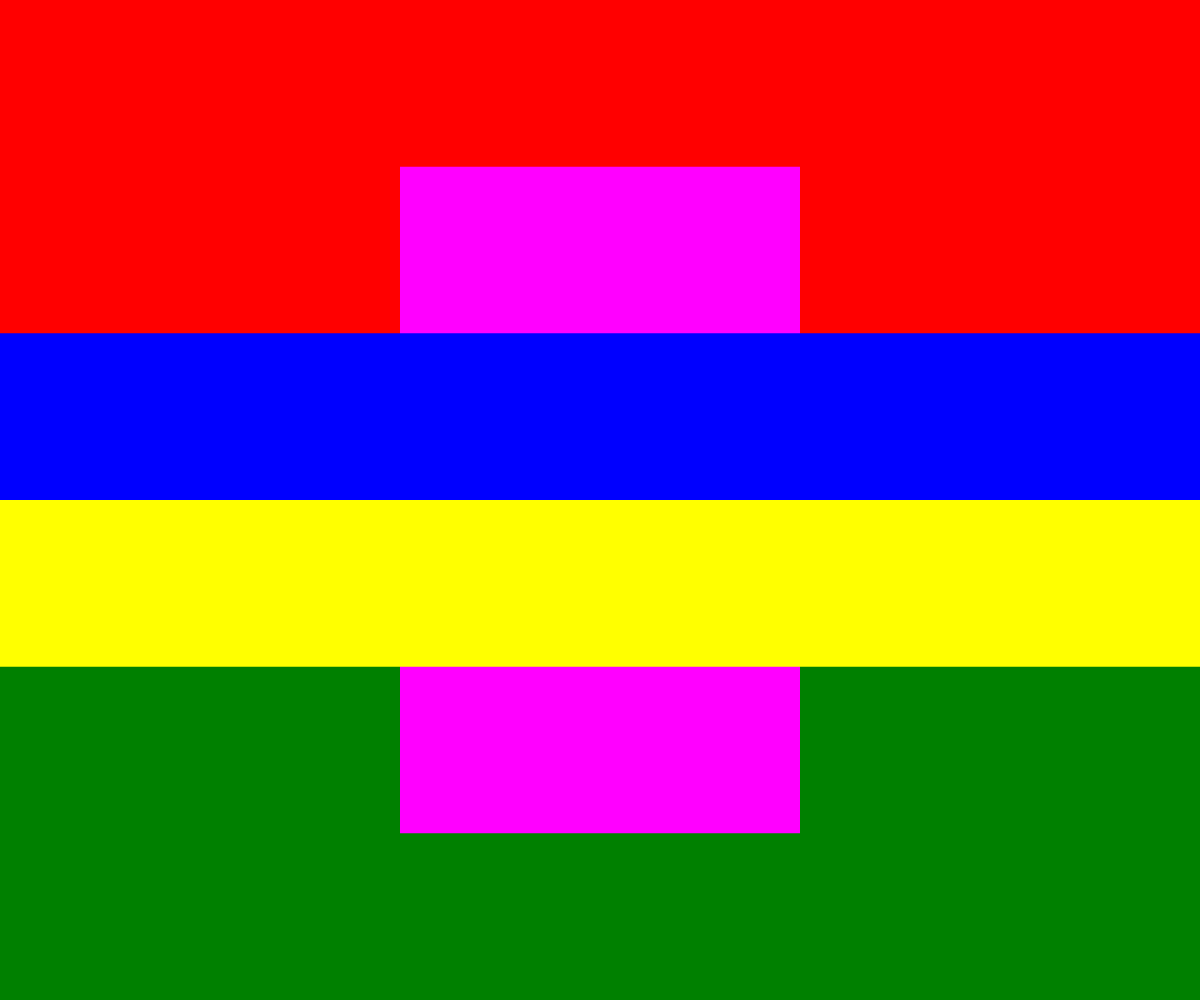
Frame 1 (no input)
Frame 60 (no input): identical to frame 1, image omitted
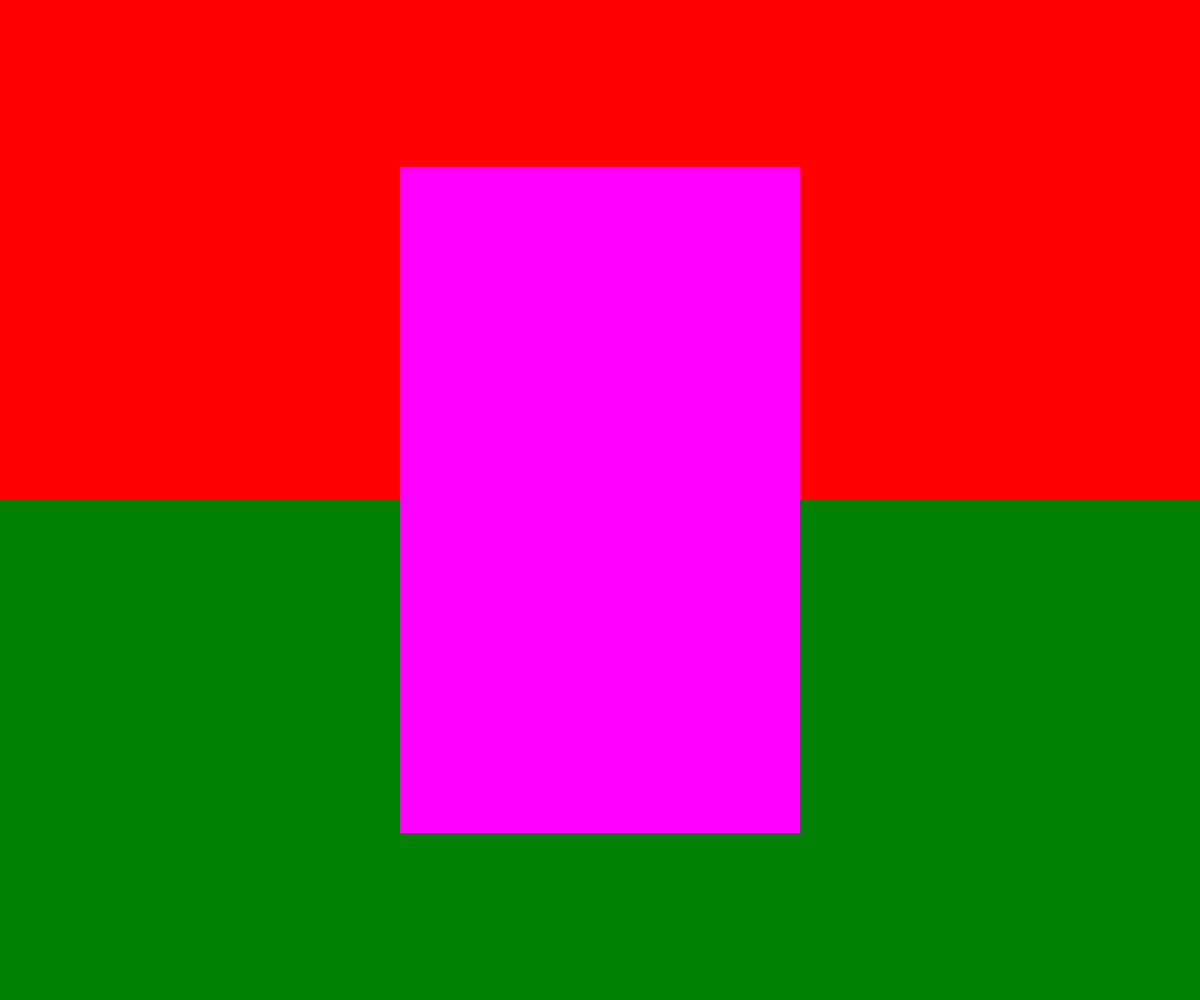
Frame 120 (the mouse pressed at the canvas centre since frame 60)

The p5.js sketch that drew these frames (run headless with seeded random() and noise() and a simulated clock; from frame 60 on, the mouse is pressed at the canvas centre):

// p5.js sketch
// ── sketch.js


let clrs = [
'red', //top 0
'blue', //middle top 1
'magenta', //middle strip 2
'yellow', //middle bottom 3
'green' //bottom 4
]


function setup() {
  createCanvas(windowWidth, windowHeight);
  noStroke();
}

function draw() {
 background(220);
 canvasRect(clrs[4], height/2, height/2, false);
 canvasRect(clrs[0], height/2, 0, false);
 fill(clrs[2]); 
 rect(width * 1/3, height * 1/6, width * 1/3, height * 2/3); 
 canvasRect(clrs[1], height/6, height/3, true);
 canvasRect(clrs[3], height/6, height/2, true);


}

function canvasRect(clr, hgt, y_offset, clickable) {
	fill(clr);
	if((clickable == true) && (mouseIsPressed == false)){
		rect(0, y_offset, width, hgt);
	} 
	if(clickable == false){
		rect(0, y_offset, width, hgt);
	}
}
